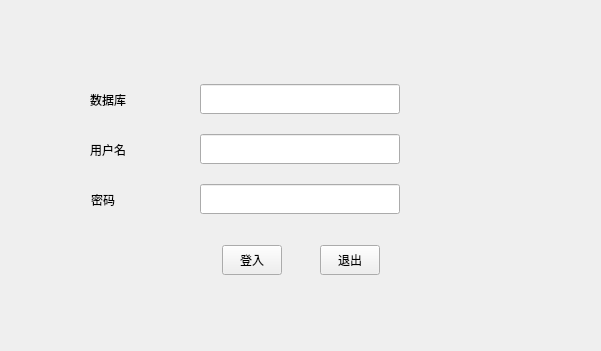
<?xml version="1.0" encoding="UTF-8"?>
<ui version="4.0">
 <class>Login</class>
 <widget class="QWidget" name="Login">
  <property name="geometry">
   <rect>
    <x>0</x>
    <y>0</y>
    <width>601</width>
    <height>351</height>
   </rect>
  </property>
  <property name="windowTitle">
   <string>Form</string>
  </property>
  <widget class="QWidget" name="verticalLayoutWidget">
   <property name="geometry">
    <rect>
     <x>200</x>
     <y>70</y>
     <width>201</width>
     <height>161</height>
    </rect>
   </property>
   <layout class="QVBoxLayout" name="verticalLayout">
    <item>
     <widget class="QLineEdit" name="lineEdit_3">
      <property name="minimumSize">
       <size>
        <width>120</width>
        <height>30</height>
       </size>
      </property>
      <property name="maximumSize">
       <size>
        <width>200</width>
        <height>30</height>
       </size>
      </property>
     </widget>
    </item>
    <item>
     <widget class="QLineEdit" name="lineEdit">
      <property name="minimumSize">
       <size>
        <width>120</width>
        <height>30</height>
       </size>
      </property>
      <property name="maximumSize">
       <size>
        <width>200</width>
        <height>30</height>
       </size>
      </property>
     </widget>
    </item>
    <item>
     <widget class="QLineEdit" name="lineEdit_2">
      <property name="minimumSize">
       <size>
        <width>120</width>
        <height>30</height>
       </size>
      </property>
      <property name="maximumSize">
       <size>
        <width>200</width>
        <height>30</height>
       </size>
      </property>
     </widget>
    </item>
   </layout>
  </widget>
  <widget class="QLabel" name="label">
   <property name="geometry">
    <rect>
     <x>90</x>
     <y>140</y>
     <width>51</width>
     <height>20</height>
    </rect>
   </property>
   <property name="text">
    <string>用户名</string>
   </property>
  </widget>
  <widget class="QLabel" name="label_2">
   <property name="geometry">
    <rect>
     <x>91</x>
     <y>190</y>
     <width>41</width>
     <height>20</height>
    </rect>
   </property>
   <property name="text">
    <string>密码</string>
   </property>
  </widget>
  <widget class="QLabel" name="label_3">
   <property name="geometry">
    <rect>
     <x>430</x>
     <y>155</y>
     <width>111</width>
     <height>21</height>
    </rect>
   </property>
   <property name="styleSheet">
    <string notr="true">color: rgb(255, 0, 0);</string>
   </property>
   <property name="text">
    <string/>
   </property>
  </widget>
  <widget class="QLabel" name="label_4">
   <property name="geometry">
    <rect>
     <x>430</x>
     <y>190</y>
     <width>111</width>
     <height>21</height>
    </rect>
   </property>
   <property name="styleSheet">
    <string notr="true">color: rgb(255, 0, 0);</string>
   </property>
   <property name="text">
    <string/>
   </property>
  </widget>
  <widget class="QWidget" name="horizontalLayoutWidget">
   <property name="geometry">
    <rect>
     <x>190</x>
     <y>240</y>
     <width>222</width>
     <height>41</height>
    </rect>
   </property>
   <layout class="QHBoxLayout" name="horizontalLayout">
    <item>
     <widget class="QPushButton" name="pushButton">
      <property name="minimumSize">
       <size>
        <width>50</width>
        <height>30</height>
       </size>
      </property>
      <property name="maximumSize">
       <size>
        <width>60</width>
        <height>30</height>
       </size>
      </property>
      <property name="text">
       <string>登入</string>
      </property>
     </widget>
    </item>
    <item>
     <widget class="QPushButton" name="quit">
      <property name="minimumSize">
       <size>
        <width>50</width>
        <height>30</height>
       </size>
      </property>
      <property name="maximumSize">
       <size>
        <width>60</width>
        <height>30</height>
       </size>
      </property>
      <property name="text">
       <string>退出</string>
      </property>
     </widget>
    </item>
   </layout>
  </widget>
  <widget class="QLabel" name="label_5">
   <property name="geometry">
    <rect>
     <x>90</x>
     <y>90</y>
     <width>51</width>
     <height>20</height>
    </rect>
   </property>
   <property name="text">
    <string>数据库</string>
   </property>
  </widget>
 </widget>
 <resources/>
 <connections/>
</ui>
